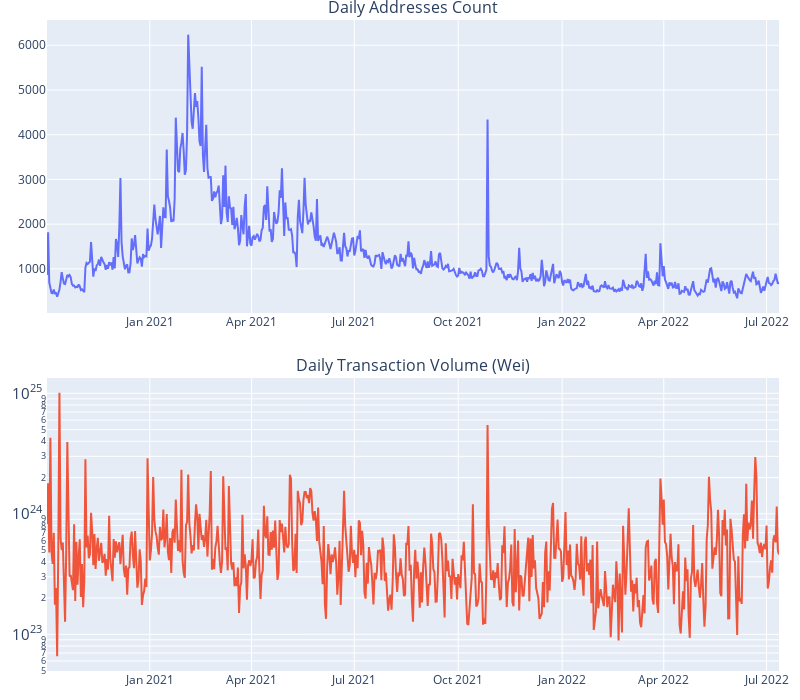

Source (notebook cell):
### Code cell
# Figure 1: Basic Info
fig = make_subplots(
    rows=2, 
    cols=1,
    subplot_titles=("Daily Addresses Count", "Daily Transaction Volume (Wei)"),
    horizontal_spacing=0.05, 
    vertical_spacing=0.1,
)

fig.add_trace(
    go.Scatter(x=network_fea['timestamp'], y=network_fea['address_count']),
    row=1, col=1
)

fig.add_trace(
    go.Scatter(x=network_fea['timestamp'], y=network_fea['value_sum']),
    row=2, col=1
)

fig.update_yaxes(type="log", row=2, col=1)

fig.update_layout(height=700, width=800, showlegend=False, margin=dict(l=20, r=20, t=20, b=20))
fig.show()

fig.write_image(f"{FIG_SAVE_PATH}/fig1.png")

### Figure 1 — Plotly figure (JSON) as saved in the notebook; plotly's stock layout.template omitted (floating-point values rounded to 4 significant figures; data arrays with more than 128 entries replaced by an {"elided": "..."} marker saying what was removed)
{"data": [{"type": "scatter", "x": {"elided": "649 str values"}, "xaxis": "x", "y": {"elided": "649 int values"}, "yaxis": "y"}, {"type": "scatter", "x": {"elided": "649 str values"}, "xaxis": "x2", "y": {"elided": "649 float values"}, "yaxis": "y2"}], "layout": {"annotations": [{"font": {"size": 16}, "showarrow": false, "text": "Daily Addresses Count", "x": 0.5, "xanchor": "center", "xref": "paper", "y": 1, "yanchor": "bottom", "yref": "paper"}, {"font": {"size": 16}, "showarrow": false, "text": "Daily Transaction Volume (Wei)", "x": 0.5, "xanchor": "center", "xref": "paper", "y": 0.45, "yanchor": "bottom", "yref": "paper"}], "height": 700, "margin": {"b": 20, "l": 20, "r": 20, "t": 20}, "showlegend": false, "width": 800, "xaxis": {"anchor": "y", "domain": [0, 1]}, "xaxis2": {"anchor": "y2", "domain": [0, 1]}, "yaxis": {"anchor": "x", "domain": [0.55, 1]}, "yaxis2": {"anchor": "x2", "domain": [0, 0.45], "type": "log"}}}
